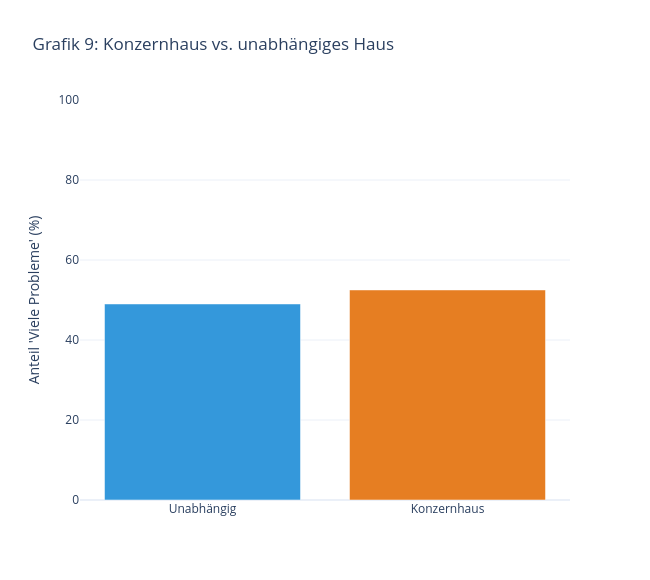

Notebook source saved alongside this figure:
### Markdown cell above
### Grafik 9 — Konzernzugehörigkeit
Balkendiagramm: Anteil „Viele Probleme" für Konzernhäuser vs. unabhängige Häuser. Prüft, ob die Einbettung in einen Konzernverbund mit dem Qualitätsniveau zusammenhängt.

### Code cell
# ── Grafik 9: Konzernzugehörigkeit (interaktiv, mit Hover) ──────
konzern_pct = (df.groupby("ist_konzern")["hat_viele_Probleme"].mean() * 100).rename(
    {0: "Unabhängig", 1: "Konzernhaus"}
)
n_vals = df.groupby("ist_konzern").size().rename({0: "Unabhängig", 1: "Konzernhaus"})

hover_konzern = [
    f"{name}<br>{val:.1f}% haben viele Probleme<br>n={n_vals[name]} Häuser"
    for name, val in konzern_pct.items()
]

fig = go.Figure(go.Bar(
    x=list(konzern_pct.index), y=konzern_pct.values,
    marker_color=["#3498db", "#e67e22"],
    hovertext=hover_konzern, hoverinfo="text",
))
fig.update_layout(
    title="Grafik 9: Konzernhaus vs. unabhängiges Haus",
    yaxis_title="Anteil 'Viele Probleme' (%)",
    yaxis_range=[0, 100],
    template="plotly_white",
    width=650, height=580,
)
fig.show()

print(f"  Konzernhaus  : {konzern_pct['Konzernhaus']:.1f}% viele Probleme (n={n_vals['Konzernhaus']})")
print(f"  Unabhängig   : {konzern_pct['Unabhängig']:.1f}% viele Probleme (n={n_vals['Unabhängig']})")
print("\n📌 Befund: Praktisch kein Unterschied — Konzernzugehörigkeit erklärt die Auffälligkeitsquote nicht (siehe Chi²-Test unten). Zum Ablesen genauer Werte: Maus über die Balken bewegen.")

### Figure 1 — Plotly figure (JSON) as saved in the notebook; plotly's stock layout.template omitted (floating-point values rounded to 4 significant figures)
{"data": [{"hoverinfo": "text", "hovertext": ["Unabhängig<br>49.0% haben viele Probleme<br>n=1463 Häuser", "Konzernhaus<br>52.5% haben viele Probleme<br>n=358 Häuser"], "marker": {"color": ["#3498db", "#e67e22"]}, "type": "bar", "x": ["Unabhängig", "Konzernhaus"], "y": [49.01, 52.51]}], "layout": {"height": 580, "title": {"text": "Grafik 9: Konzernhaus vs. unabhängiges Haus"}, "width": 650, "yaxis": {"range": [0, 100], "title": {"text": "Anteil 'Viele Probleme' (%)"}}}}
